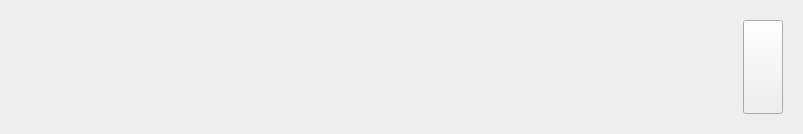
<?xml version="1.0" encoding="UTF-8"?>
<ui version="4.0">
 <class>Monitor</class>
 <widget class="QWidget" name="Monitor">
  <property name="geometry">
   <rect>
    <x>0</x>
    <y>0</y>
    <width>803</width>
    <height>134</height>
   </rect>
  </property>
  <property name="windowTitle">
   <string>Form</string>
  </property>
  <property name="styleSheet">
   <string notr="true"/>
  </property>
  <layout class="QVBoxLayout" name="verticalLayout">
   <item>
    <widget class="QWidget" name="horizontalWidget" native="true">
     <property name="styleSheet">
      <string notr="true"/>
     </property>
     <layout class="QHBoxLayout" name="horizontalLayout">
      <item>
       <widget class="QStackedWidget" name="data_widget">
        <property name="styleSheet">
         <string notr="true"/>
        </property>
        <widget class="QWidget" name="page"/>
        <widget class="QWidget" name="page_2"/>
       </widget>
      </item>
      <item>
       <layout class="QVBoxLayout" name="verticalLayout_2">
        <item>
         <widget class="ToggleButton" name="toggle_button">
          <property name="sizePolicy">
           <sizepolicy hsizetype="Minimum" vsizetype="Minimum">
            <horstretch>0</horstretch>
            <verstretch>0</verstretch>
           </sizepolicy>
          </property>
          <property name="toolTip">
           <string>Click and drag here</string>
          </property>
          <property name="whatsThis">
           <string>Toggle Button Widget.  </string>
          </property>
          <property name="primary_text" stdset="0">
           <string>Modo Panel</string>
          </property>
          <property name="secondary_text" stdset="0">
           <string>Modo Gráfico</string>
          </property>
         </widget>
        </item>
       </layout>
      </item>
     </layout>
    </widget>
   </item>
  </layout>
 </widget>
 <customwidgets>
  <customwidget>
   <class>ToggleButton</class>
   <extends>QPushButton</extends>
   <header>src/widgets/togglebutton</header>
  </customwidget>
 </customwidgets>
 <resources/>
 <connections/>
</ui>
